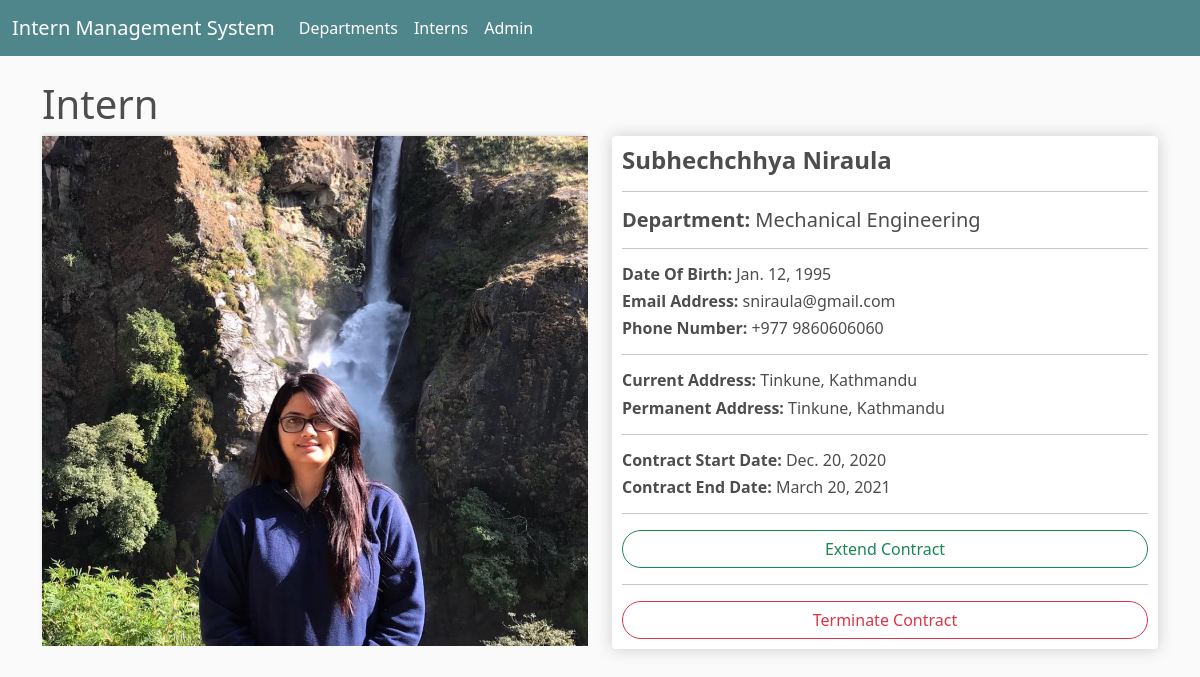
The page /view_details/12/ on the database its author committed.
### internship/models.py (models this page shows)
class Internship(models.Model):
    firstname = models.CharField(max_length=255)
    lastname = models.CharField(max_length=255)
    date_of_birth = models.DateField()
    email_address = models.EmailField()
    phone_number = models.CharField(max_length=15)
    current_address = models.CharField(max_length=255)
    permanent_address = models.CharField(max_length=255)
    start_date = models.DateField()
    end_date = models.DateField()
    department = models.ForeignKey(Department, on_delete=models.SET_NULL, null=True)
    image = models.ImageField(null=True, blank=True)
    @property
    def imageURL(self):
        try:
            url = self.image.url
        except:
            url = ''
        return url

### department/models.py (models this page shows)
class Department(models.Model):
    name = models.CharField(max_length=255)
    def __str__(self):
        return self.name

### internship/views.py (the view)
# urls.py: path('view_details/<str:intern_id>/', views.viewDetails, name="view_details"),
def viewDetails(request, intern_id ):
    intern = get_object_or_404(Internship, id=intern_id)
    context = {"intern":intern}
    return render(request, 'view_details.html',context)

### internship/templates/view_details.html
{% extends 'base.html' %} {% load static %} {% block content %}
<h1> Intern </h1>
<div class="row">
    <div class="col-md-6">
        <img style="height: 510px;" class="thumbnail" src="{{ intern.imageURL }}">
    </div>
    <div class="col-md-6">
        <div class="box-element ">
            <h4><strong>{{ intern.firstname }} {{ intern.lastname }}</strong></h4>
            <hr>
            <h5><strong>Department: </strong>{{ intern.department }}</h5>
            <hr>
            <h6><strong>Date Of Birth: </strong>{{ intern.date_of_birth }}</h6>
            <h6><strong>Email Address: </strong>{{ intern.email_address }}</h6>
            <h6><strong>Phone Number: </strong>{{ intern.phone_number }}</h6>
            <hr>
            <h6><strong>Current Address: </strong>{{ intern.current_address }}</h6>
            <h6><strong>Permanent Address: </strong>{{ intern.permanent_address }}</h6>
            <hr>
            <h6><strong>Contract Start Date: </strong>{{ intern.start_date }}</h6>
            <h6><strong>Contract End Date: </strong>{{ intern.end_date }}</h6>
            <hr>
            <a class="btn btn-outline-success" href="#">Extend Contract</a>
            <hr>
            <a class="btn btn-outline-danger" href="#">Terminate Contract</a>
        </div>
    </div>
</div>
{% endblock %}

### static/css/main.css (style rules this page uses)
body { background-color: hsl(0, 0%, 98%); }
h1, h2, h3, h4, h5, h6 { color: hsl(0, 0%, 30%); }
.box-element { box-shadow: hsl(0, 0%, 80%) 0 0 16px; background-color: #fff; border-radius: 4px; padding: 10px; }
.thumbnail { width: 100%; height: 280px; -webkit-box-shadow: -1px -3px 5px -2px rgba(214, 214, 214, 1); -moz-box-shadow: -1px -3px 5px -2px rgba(214, 214, 214, 1); box-shadow: -1px -3px 5px -2px rgba(214, 214, 214, 1); }
.btn { border-radius: 2rem; width: 100%; }

### rows shown on the page
Internship: imageURL (picture), firstname "Subhechchhya", lastname "Niraula", department "Mechanical Engineering", date_of_birth "Jan. 12, 1995", email_address "sniraula@gmail.com", phone_number "+977 9860606060", current_address "Tinkune, Kathmandu", permanent_address "Tinkune, Kathmandu", start_date "Dec. 20, 2020", end_date "March 20, 2021"
